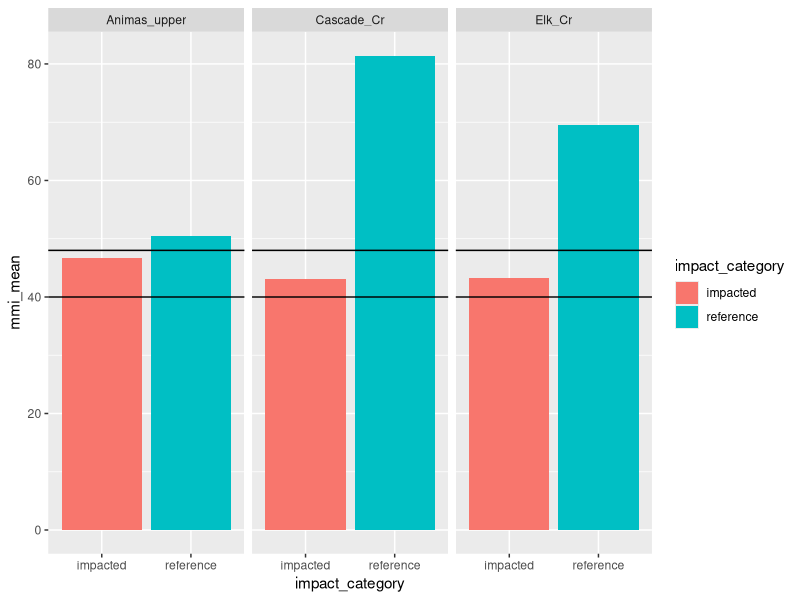
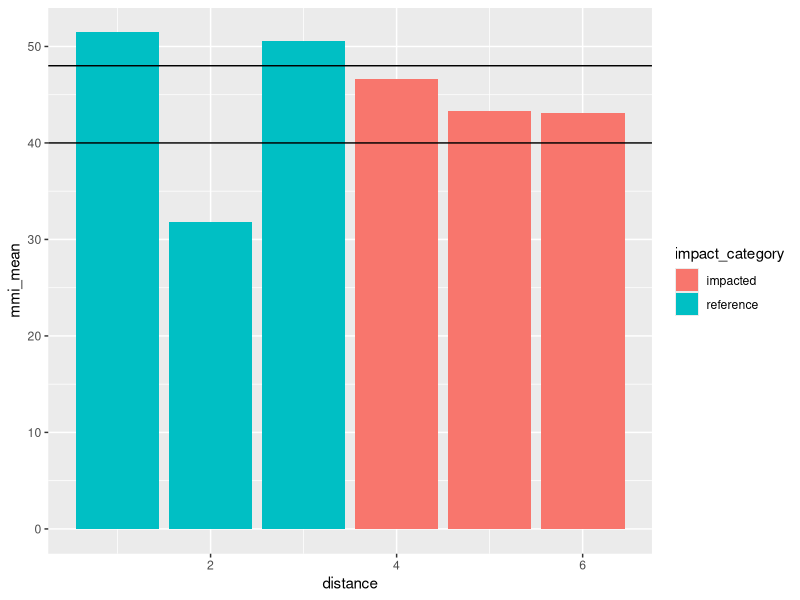

Generate these figures, in order, with R:
## ---- chunk 1
knitr::opts_chunk$set(echo = knitr::is_html_output())

library(readxl)
library(tidyverse)

site1 <- read_excel(here::here("data/MMI_HW_data.xlsx"),
                    sheet = "A75CC")
site2 <- read_excel(here::here("data/MMI_HW_data.xlsx"),
                    sheet = "A72")
other_sites <- read_excel(here::here("data/MMI_HW_data.xlsx"),
                        sheet = "other_sites")

taxa_info <- read_excel(here::here("data/MMI_HW_data.xlsx"),
                        sheet = "taxa_info")

site_info <- read_excel(here::here("data/MMI_HW_data.xlsx"),
                        sheet = "site_info")

all_sites <- bind_rows(site1, site2, other_sites)
all_sites <- left_join(all_sites, taxa_info)
## ---- chunk 2
pi_no_b <- all_sites |>
  group_by(site_code) |>
  mutate(tot_n = sum(Count)) |>
  filter(Family != "Baetidae", 
         Order == "Ephemeroptera" |
           Order == "Plecoptera" |
           Order == "Trichoptera") |>
  group_by(site_code, tot_n) |>
  summarise(n_no_b = sum(Count)) |>
  ungroup() |>
  mutate(pi_no_b = n_no_b / tot_n * 100,
         s_pi_no_b = 100*pi_no_b / 79.3) |>
  select(site_code, s_pi_no_b)
pi_no_b
## ---- chunk 3
clng <- all_sites |>
  filter(Habit == "clinger") |>
  group_by(site_code) |>
  summarize(cling_tax = n()) |>
  mutate(s_cling = 100 * cling_tax / 20) |>
  select(-cling_tax)
clng
## ---- chunk 4
intolTax <- all_sites |>
  group_by(site_code) |>
  filter(Bio2_sensitive == TRUE) |>
  summarise(n_sens = n()) |>
  mutate(s_intol = 100*n_sens / 21) |>
  select(site_code, s_intol)
intolTax
## ---- chunk 5
pred <- all_sites |>
  filter(FFG == "predator") |>
  group_by(site_code) |>
  summarize(pred_tax = n()) |>
  mutate(s_pred = 100 * pred_tax / 13) |>
  select(-pred_tax)
pred
## ---- chunk 6
pi_scraper <- all_sites |>
  group_by(site_code) |>
  mutate(tot_n = sum(Count)) |>
  filter(FFG == "scraper") |>
  group_by(site_code, tot_n) |>
  summarise(n_scrape = sum(Count)) |>
  ungroup() |>
  mutate(pi_scrape = n_scrape / tot_n * 100,
         s_scrape = 100*pi_scrape / 44.2) |>
  select(site_code, s_scrape)
pi_scraper
## ---- chunk 7
total_tax <- all_sites |>
  distinct(site_code, Taxon) |>
  group_by(site_code) |>
  summarize(tot_tax = n()) |>
  mutate(s_total_tax = 100 * tot_tax / 42) |>
  select(-tot_tax)
total_tax

ept_tax <- all_sites |>
  filter(Order == "Ephemeroptera" |
           Order == "Plecoptera" |
           Order == "Trichoptera") |>
  distinct(site_code, Taxon) |>
  group_by(site_code) |>
  summarize(ept_tax = n())|>
  ungroup()|>
  mutate(s_ept_tax = 100 * ept_tax / 24.5) |>
  select(-ept_tax) 
ept_tax

pi_sens <- all_sites |>
  group_by(site_code) |>
  mutate(tot_n = sum(Count)) |>
  filter(sensitive_taxa == TRUE) |>
  group_by(site_code, tot_n, sensitive_taxa) |>
  summarise(n_sens = sum(Count)) |>
  ungroup() |>
  mutate(pi_sens = n_sens / tot_n * 100,
         s_pi_sens = 100*pi_sens / 72.3) |>
  select(site_code, s_pi_sens)
pi_sens

## ---- chunk 8
mmi_scores <- left_join(total_tax, ept_tax)
mmi_scores <- left_join(mmi_scores, pi_sens)
mmi_scores <- left_join(mmi_scores, pi_no_b)
mmi_scores <- left_join(mmi_scores, clng)
mmi_scores <- left_join(mmi_scores, intolTax)
mmi_scores <- left_join(mmi_scores, pred)
mmi_scores <- left_join(mmi_scores, pi_scraper)
mmi_mean <- mmi_scores |>
  rowwise() |>
  mutate(mmi_mean = mean(c_across(s_total_tax:s_pred))) |>
  select(site_code, mmi_mean)
mmi_mean <- left_join(mmi_mean, site_info)
mmi_mean
## ---- chunk 9
mmi_mean |>
  filter(!is.na(pairwise)) |>
  ggplot(aes(x = impact_category,
             y = mmi_mean,
             fill = impact_category)) +
  geom_bar(stat = "identity") +
  geom_hline(aes(yintercept = 48)) +
  geom_hline(aes(yintercept = 40)) +
  facet_wrap(~pairwise)
## ---- chunk 10
mmi_mean |>
  filter(!is.na(distance)) |>
  ggplot(aes(x = distance,
             y = mmi_mean,
             fill = impact_category)) +
  geom_bar(stat = "identity")  +
  geom_hline(aes(yintercept = 48)) +
  geom_hline(aes(yintercept = 40))
